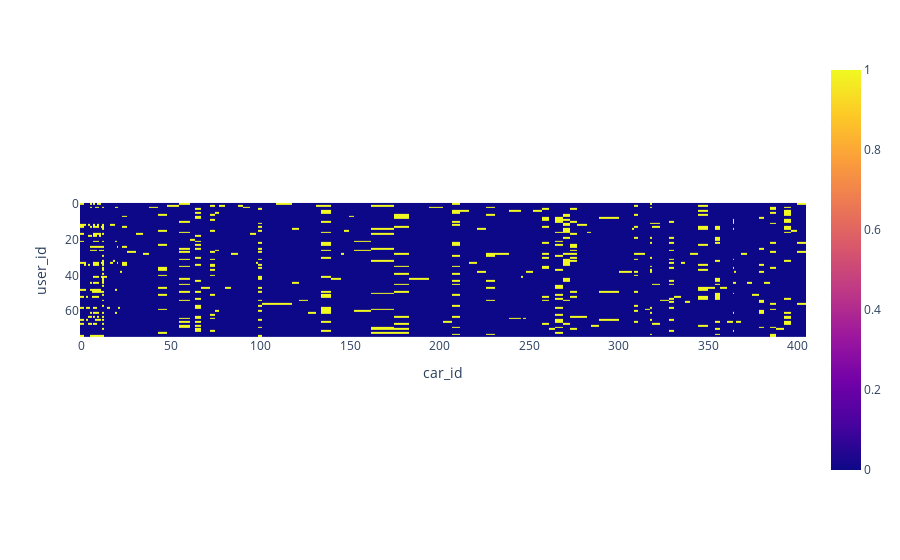

The notebook cell this image was saved under:
### Code cell
px.imshow(new_actions_pivot_table)

### Figure 1 — Plotly figure (JSON) as saved in the notebook; plotly's stock layout.template omitted (floating-point values rounded to 4 significant figures; data arrays with more than 128 entries replaced by an {"elided": "..."} marker saying what was removed)
{"data": [{"coloraxis": "coloraxis", "hovertemplate": "car_id: %{x}<br>user_id: %{y}<br>color: %{z}<extra></extra>", "name": "0", "type": "heatmap", "x": [0, 2, 3, 4, 5, 6, 7, 8, 9, 10, 11, 12, 13, 15, 17, 18, 19, 20, 21, 22, 23, 28, 33, 35, 40, 45, 50, 59, 62, 64, 69, 74, 75, 78, 82, 85, 89, 91, 97, 98, 99, 102, 115, 120, 123, 130, 132, 135, 143, 146, 147, 151, 153, 170, 179, 187, 201, 202, 211, 212, 220, 221, 230, 232, 245, 246, 247, 249, 255, 259, 263, 266, 272, 273, 280, 284, 285, 293, 307, 308, 309, 312, 317, 318, 319, 327, 329, 333, 336, 338, 341, 347, 352, 355, 358, 363, 364, 365, 366, 370, 373, 376, 380, 382, 387, 389, 395, 397, 402], "xaxis": "x", "y": [0, 1, 2, 3, 4, 5, 6, 7, 8, 9, 10, 11, 12, 13, 14, 15, 16, 17, 18, 19, 20, 21, 22, 23, 24, 25, 26, 27, 28, 29, 30, 31, 32, 33, 34, 35, 36, 37, 38, 39, 40, 41, 42, 43, 44, 45, 46, 47, 48, 49, 50, 51, 52, 53, 54, 55, 56, 57, 58, 59, 60, 61, 62, 63, 64, 65, 66, 67, 68, 69, 70, 71, 72, 73, 74], "yaxis": "y", "z": {"elided": "75x109 int values"}}], "layout": {"autosize": true, "coloraxis": {"colorscale": [[0, "#0d0887"], [0.1111, "#46039f"], [0.2222, "#7201a8"], [0.3333, "#9c179e"], [0.4444, "#bd3786"], [0.5556, "#d8576b"], [0.6667, "#ed7953"], [0.7778, "#fb9f3a"], [0.8889, "#fdca26"], [1, "#f0f921"]]}, "margin": {"t": 60}, "xaxis": {"anchor": "y", "autorange": true, "constrain": "domain", "domain": [0, 1], "range": [-1, 404.5], "scaleanchor": "y", "title": {"text": "car_id"}, "type": "linear"}, "yaxis": {"anchor": "x", "autorange": true, "constrain": "domain", "domain": [0.1843, 0.8157], "range": [74.5, -0.5], "title": {"text": "user_id"}, "type": "linear"}}}
